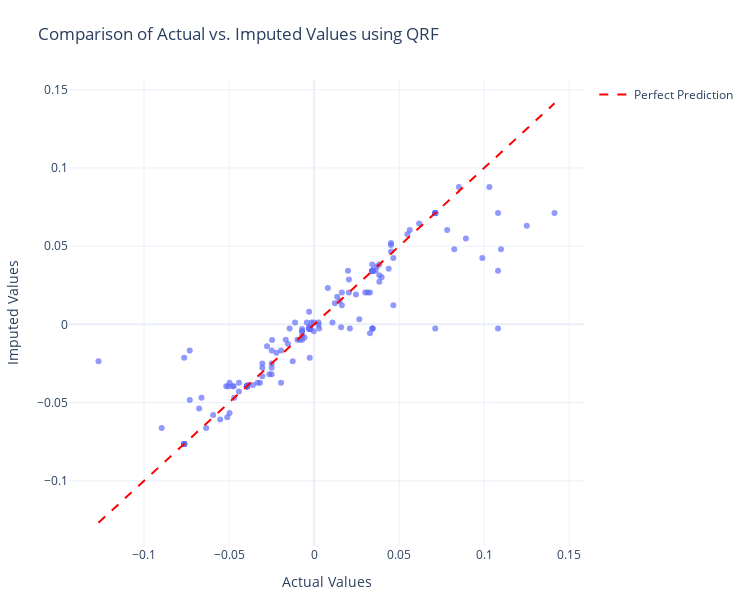

Write notebook code for a chart like this one.
### Markdown cell above
## Evaluating the imputation results

Now let's compare the imputed values with the actual values to evaluate the performance of our imputer. To understand QRF's power to capture variability accross quantiles let us find and plot the prediction closest to the true value across quantiles for each data point.

### Code cell
# Define your quantiles
quantiles = list(imputed_values.keys())

# Convert imputed_values dict to a 3D array: (n_samples, n_quantiles)
pred_matrix = np.stack(
    [imputed_values[q].values.flatten() for q in quantiles], axis=1
)

# Actual values flattened
actual = actual_values.values.flatten()

# Compute absolute error matrix: shape (n_samples, n_quantiles)
abs_error = np.abs(pred_matrix - actual[:, None])

# Find index of closest prediction for each sample
closest_indices = abs_error.argmin(axis=1)

# Select the closest predictions
closest_predictions = np.array(
    [pred_matrix[i, idx] for i, idx in enumerate(closest_indices)]
)

# Wrap as DataFrame for plotting
closest_df = pd.DataFrame(
    {
        "Actual": actual,
        "ClosestPrediction": closest_predictions,
    }
)

# Extract median predictions for evaluation
median_predictions = imputed_values[0.5]

# Create a scatter plot comparing actual vs. imputed values
min_val = min(actual_values.min().min(), median_predictions.min().min())
max_val = max(actual_values.max().max(), median_predictions.max().max())

# Create the scatter plot
fig = px.scatter(
    closest_df,
    x="Actual",
    y="ClosestPrediction",
    opacity=0.7,
    title="Comparison of Actual vs. Imputed Values using QRF",
)

# Add the diagonal line (perfect prediction line)
fig.add_trace(
    go.Scatter(
        x=[min_val, max_val],
        y=[min_val, max_val],
        mode="lines",
        line=dict(color="red", dash="dash"),
        name="Perfect Prediction",
    )
)

# Update layout
fig.update_layout(
    xaxis_title="Actual Values",
    yaxis_title="Imputed Values",
    width=750,
    height=600,
    template="plotly_white",
    margin=dict(l=50, r=50, t=80, b=50),  # Adjust margins
)

fig.show()

### Figure 1 — Plotly figure (JSON) as saved in the notebook; plotly's stock layout.template omitted (floating-point values rounded to 4 significant figures; data arrays with more than 128 entries replaced by an {"elided": "..."} marker saying what was removed)
{"data": [{"hovertemplate": "Actual=%{x}<br>ClosestPrediction=%{y}<extra></extra>", "legendgroup": "", "marker": {"color": "#636efa", "opacity": 0.7, "symbol": "circle"}, "mode": "markers", "name": "", "orientation": "v", "showlegend": false, "type": "scatter", "x": {"elided": "178 float values"}, "xaxis": "x", "y": {"elided": "178 float values"}, "yaxis": "y"}, {"line": {"color": "red", "dash": "dash"}, "mode": "lines", "name": "Perfect Prediction", "type": "scatter", "x": [-0.1268, 0.1413], "y": [-0.1268, 0.1413]}], "layout": {"height": 600, "legend": {"tracegroupgap": 0}, "margin": {"b": 50, "l": 50, "r": 50, "t": 80}, "title": {"text": "Comparison of Actual vs. Imputed Values using QRF"}, "width": 750, "xaxis": {"anchor": "y", "domain": [0, 1], "title": {"text": "Actual Values"}}, "yaxis": {"anchor": "x", "domain": [0, 1], "title": {"text": "Imputed Values"}}}}
